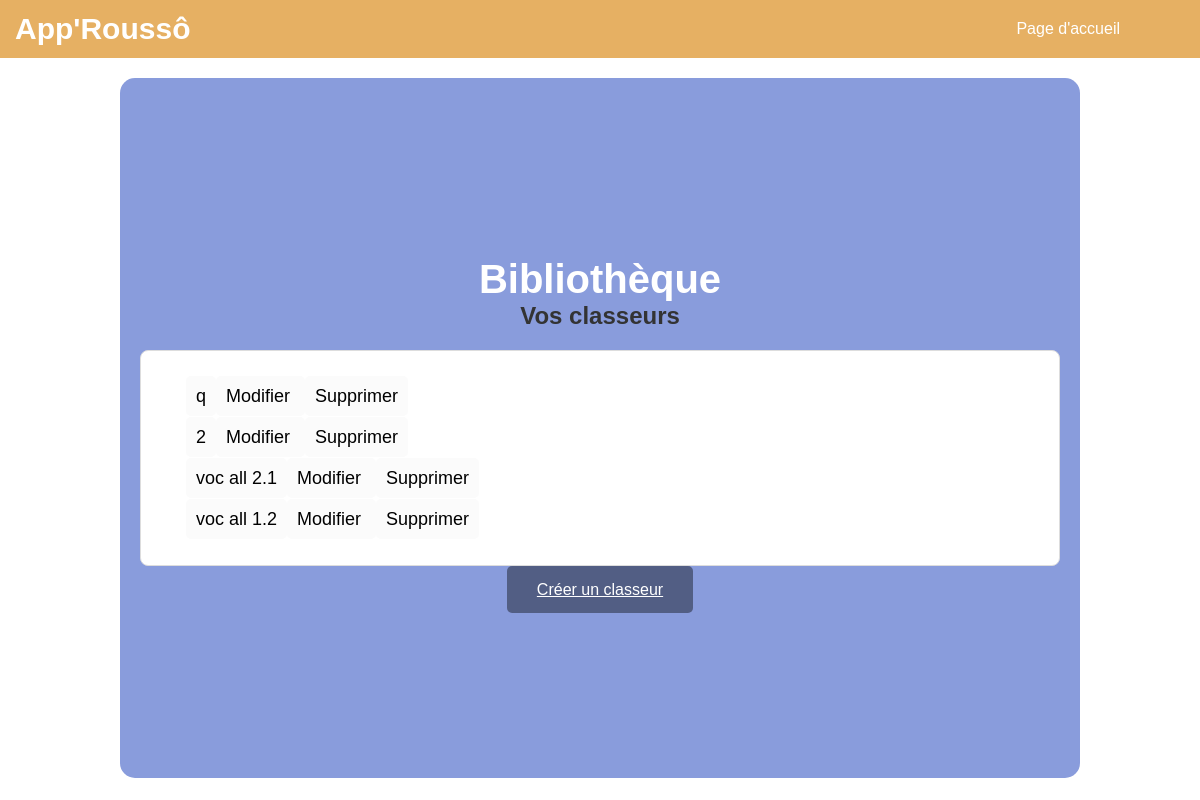
The app's page /classeurs/ (signed in), older data.
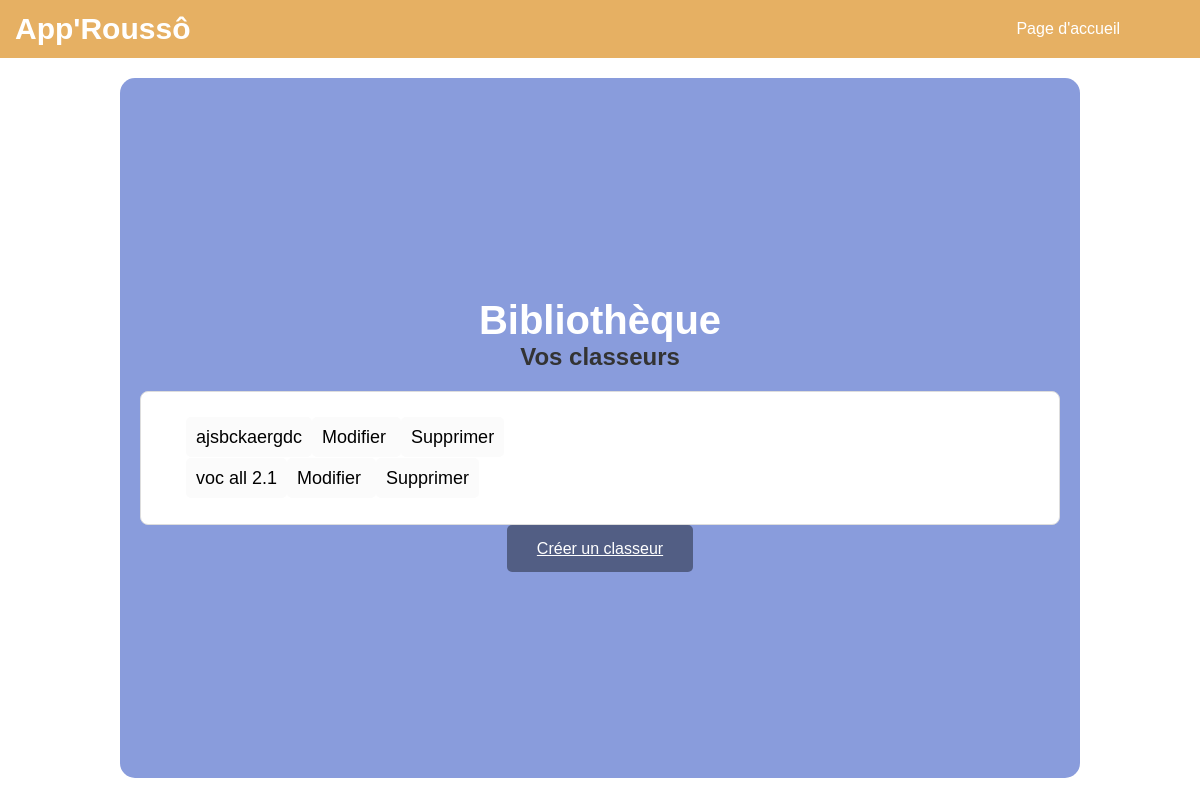
The same page, newer data.
### cards/models.py (models this page shows, shortened)
class Classeur(models.Model):
    name = models.CharField(max_length=200, null=False)
    user = models.ForeignKey(User, on_delete=models.CASCADE)  # Classeur is associated with a user

### cards/views.py (the view)
# urls.py: path('classeurs/', views.classeur_list, name='classeur_list'),
@login_required
def classeur_list(request):
    if not request.user.is_authenticated:
        return redirect('login')  # Redirect to the login page or handle it as needed
    classeurs = Classeur.objects.filter(user=request.user)
    return render(request, 'cards/classeur_list.html', {'classeurs': classeurs})

### cards/templates/cards/classeur_list.html (shortened to what this page needs)
<!DOCTYPE html>
<html lang="en">
{% load static %}
<head>
    <link rel="stylesheet" href="https://cdn.simplecss.org/simple.min.css">
    <link rel="stylesheet" href="{% static 'css/styles_classeur_liste.css' %}">
</head>
<body>
    <nav>
        <h1>App'Roussô</h1>
        <ul>
            <li><a href="{% url 'welcome' %}">Page d'accueil</a></li>
        </ul>
    </nav>
    {% block content %}
    <div class="container">
        <div class="box-classeur">
            <h1>Bibliothèque</h1>
            <h3>Vos classeurs</h3>
            {% if classeurs %}
                <ul class="classeur-list">
                    {% for classeur in classeurs %}
                        <li>
                            <span class="classeur-title"><a href="{% url 'classeur_detail' classeur.pk %}">{{ classeur.name }}</a></span>
                            <div class="classeur-actions">
                                <a href="{% url 'classeur-edit' classeur.pk %}">
                                    Modifier
                                </a>
                                <a href="{% url 'classeur_delete' classeur.pk %}">
                                    Supprimer
                                </a>
                            </div>
                        </li>
                    {% endfor %}
                </ul>
            {% else %}
                <p>Aucun classeur trouvé.</p>
            {% endif %}
            <div class="buttons">
                <a href="{% url 'classeur_create' %}" class="button">Créer un classeur</a>
            </div>
        </div>
    </div>
    {% endblock %}
</body>
</html>

Row changes from the older to the newer data that the page shows:
removed Classeur: name "q"
removed Classeur: name "voc all 1.2"
changed Classeur: name "2" → "ajsbckaergdc"
